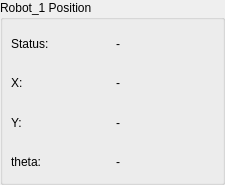
   <widget class="QGroupBox" name="groupBox_robot_1">
    <property name="geometry">
     <rect>
      <x>559</x>
      <y>50</y>
      <width>225</width>
      <height>185</height>
     </rect>
    </property>
    <property name="title">
     <string>Robot_1 Position</string>
    </property>
    <widget class="QWidget" name="verticalLayoutWidget">
     <property name="geometry">
      <rect>
       <x>11</x>
       <y>27</y>
       <width>204</width>
       <height>151</height>
      </rect>
     </property>
     <layout class="QVBoxLayout" name="verticalLayout">
      <item>
       <layout class="QHBoxLayout" name="horizontalLayout_20">
        <item>
         <widget class="QLabel" name="label_25">
          <property name="text">
           <string>Status:</string>
          </property>
          <property name="alignment">
           <set>Qt::AlignLeading|Qt::AlignLeft|Qt::AlignVCenter</set>
          </property>
         </widget>
        </item>
        <item>
         <widget class="QLabel" name="label_system_status_robot1">
          <property name="text">
           <string>-</string>
          </property>
         </widget>
        </item>
       </layout>
      </item>
      <item>
       <layout class="QHBoxLayout" name="horizontalLayout_4">
        <item>
         <widget class="QLabel" name="label_4">
          <property name="text">
           <string>X:</string>
          </property>
         </widget>
        </item>
        <item>
         <widget class="QLabel" name="label_robot_1_x">
          <property name="text">
           <string>-</string>
          </property>
         </widget>
        </item>
       </layout>
      </item>
      <item>
       <layout class="QHBoxLayout" name="horizontalLayout_5">
        <item>
         <widget class="QLabel" name="label_5">
          <property name="text">
           <string>Y:</string>
          </property>
         </widget>
        </item>
        <item>
         <widget class="QLabel" name="label_robot_1_y">
          <property name="text">
           <string>-</string>
          </property>
         </widget>
        </item>
       </layout>
      </item>
      <item>
       <layout class="QHBoxLayout" name="horizontalLayout_6">
        <item>
         <widget class="QLabel" name="label_6">
          <property name="text">
           <string>theta:</string>
          </property>
         </widget>
        </item>
        <item>
         <widget class="QLabel" name="label_robot_1_z">
          <property name="text">
           <string>-</string>
          </property>
         </widget>
        </item>
       </layout>
      </item>
     </layout>
    </widget>
   </widget>
